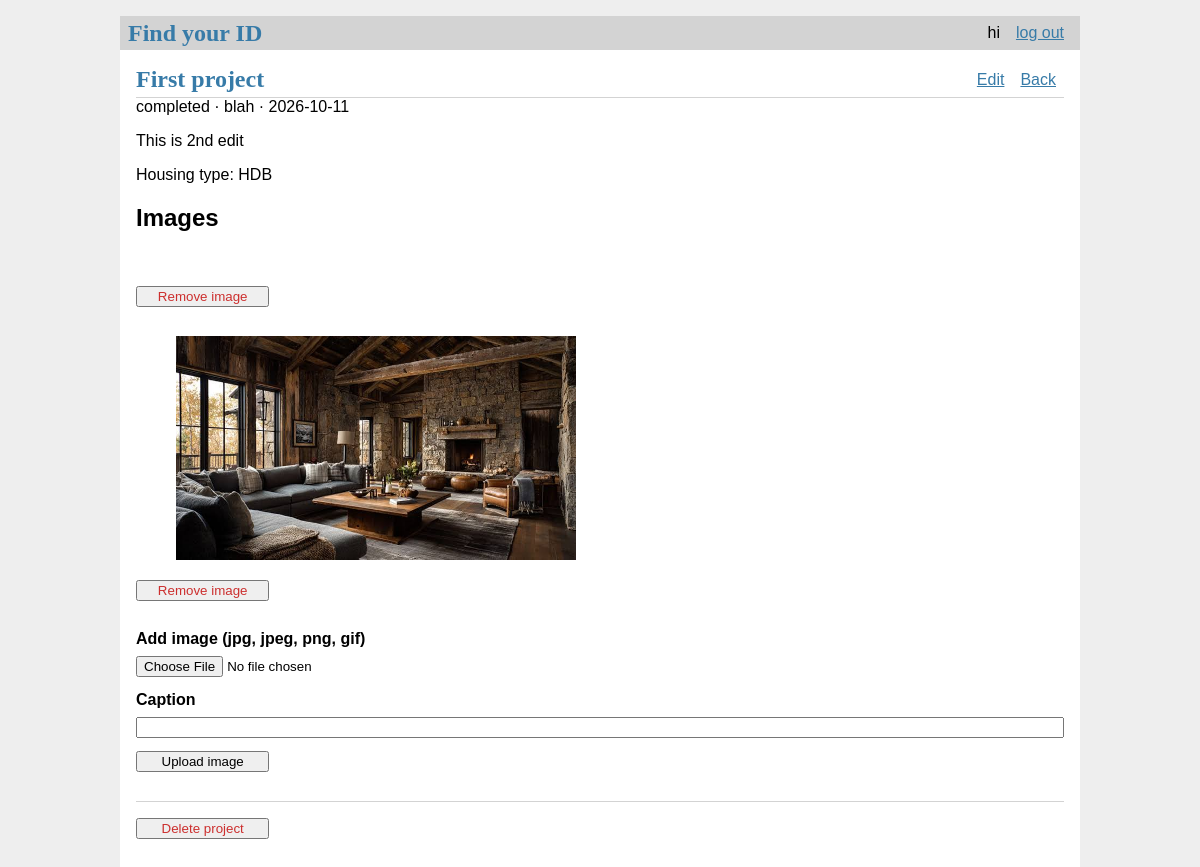
The page /portfolio/1 (signed in) on the database its author committed.
### tables this page shows
CREATE TABLE user(
    id integer primary key autoincrement,
    name text not null,
    password text not null,
    email text unique not null,
    phone text not null,                       -- text keeps leading zeros / +65
    Usertype text not null
        check (Usertype in ('designer', 'customer', 'platform')),
    created timestamp not null default current_timestamp
);

CREATE TABLE idp(
    id integer primary key autoincrement,
    designer_id integer not null,
    category_id integer,
    title text not null,
    houseType text not null, 
    description text,
    status text not null default 'completed'
        check (status in ('ongoing', 'completed')),
    created timestamp not null default current_timestamp,
    foreign key (designer_id) references designer (userID),
    foreign key (category_id) references category (id)
);

CREATE TABLE category(
    id integer primary key autoincrement,
    name text unique not null,
    active integer not null default 1
);

CREATE TABLE idp_media(
    mediaID integer primary key autoincrement,
    idp_id integer not null,
    link text not null,        -- random name on disk
    caption text,              -- (images)
    created timestamp not null default current_timestamp,
    foreign key (idp_id) references idp (id) on delete cascade
);

### myfirstapp/boundaries/designer.py (the view)
@bp.route('/portfolio/<int:idp_id>')
@login_required
@designer_required
def view_idp(idp_id):
    idp, images = controller().get_idp_with_media(idp_id, g.user['id'])
    return render_template('designer/idp_detail.html', idp=idp, images=images)

### myfirstapp/boundaries/auth.py (called while the page is built)
@bp.before_app_request
def load_logged_in_user():
    user_id = session.get('user_id')
    if user_id is None:
        g.user = None
    else:
        g.user = Users.get_info(user_id) #query to store data in g.user

def login_required(view):
    @functools.wraps(view)
    def wrapped_view(**kwargs):
        if g.user is None:
            return redirect(url_for('auth.login'))
        return view (**kwargs)
    return wrapped_view

### myfirstapp/boundaries/designer.py (called while the page is built)
def designer_required(view):
    @functools.wraps(view)
    def wrapped_view(**kwargs):
        if g.user['Usertype'] != 'designer':
            abort(403)
        return view(**kwargs)
    return wrapped_view

def controller():
    return PortfolioController(current_app.config['UPLOAD_FOLDER'])

### myfirstapp/controller/portfolio_controller.py (called while the page is built)
    def get_idp_with_media(self, idp_id, designer_id):
        idp = self._owned_idp(idp_id, designer_id)
        return (idp,
                IDPMedia.find_by_idp(idp_id))

    def _owned_idp(self, idp_id, designer_id):
        idp = IDP.find(idp_id)
        if idp is None:
            raise NotFoundError(f"IDP id {idp_id} doesn't exist.")
        if idp["designer_id"] != designer_id:
            raise PermissionDenied("You can only manage your own projects.")
        return idp

### myfirstapp/db.py (called while the page is built)
def get_db(): #called when app has been created and is handling a request
    if 'db' not in g:
        g.db = sqlite3.connect( #establishes connection to the file pointed by DATABASE in create_app in __init__.py
            current_app.config['DATABASE'],
            detect_types=sqlite3.PARSE_DECLTYPES
        )
        g.db.row_factory = sqlite3.Row #tells the connection to return rows that behave like dicts --> columns can be accessed by name
    return g.db

### myfirstapp/entities/idp.py (called while the page is built)
    @staticmethod
    def find(idp_id):
        return get_db().execute(
            'SELECT p.id, p.designer_id, p.houseType, p.category_id, p.title, p.description,'
            ' p.status, p.created, c.name AS category_name'
            ' FROM idp p LEFT JOIN category c ON p.category_id = c.id'
            ' WHERE p.id = ?',
            (idp_id,),
        ).fetchone()

### myfirstapp/entities/idp_media.py (called while the page is built)
    @staticmethod
    def find_by_idp(idp_id):
        sql = ('SELECT mediaID, idp_id, link, caption, created'
               ' FROM idp_media WHERE idp_id = ?')
        params = [idp_id]
        sql += ' ORDER BY mediaID'
        return get_db().execute(sql, params).fetchall()

### myfirstapp/entities/user.py (called while the page is built)
    @staticmethod
    def get_info(id):
        return get_db().execute('SELECT * FROM user WHERE id = ?', (id,)).fetchone()

### myfirstapp/templates/designer/idp_detail.html (shortened to what this page needs)
{% extends 'base.html' %}
{% block header %}
  <h1>{% block title %}{{ idp['title'] }}{% endblock %}</h1>
  <a class="action" href="{{ url_for('designer.edit_idp', idp_id=idp['id']) }}">Edit</a>
  <a class="action" href="{{ url_for('designer.portfolio') }}">Back</a>
{% endblock %}
{% block content %}
  <div class="about">
    {{ idp['status'] }}{% if idp['category_name'] %} &middot; {{ idp['category_name'] }}{% endif %}
    &middot; {{ (idp['created']|string)[:10] }}
  </div>
  <p class="desc">{{ idp['description'] }}</p>
  <p class="houseType"> Housing type: {{ idp['houseType'] }} </p>
  <h2>Images</h2>
  {% for item in images %}
    <article class="item">
      <figure>
        <img src="{{ url_for('static', filename='uploads/' + item['link']) }}"
             alt="{{ item['caption'] or '' }}" style="max-width:400px; height:auto;">
      </figure>
      <form method="post" action="{{ url_for('designer.remove_media', mediaID=item['mediaID']) }}"
            onsubmit="return confirm('Delete this image?');">
        <input class="danger" type="submit" value="Remove image">
      </form>
    </article>
  {% else %}
    <p>No images yet.</p>
  {% endfor %}
  <form method="post" enctype="multipart/form-data"
        action="{{ url_for('designer.upload_image', idp_id=idp['id']) }}">
    <label for="image">Add image (jpg, jpeg, png, gif)</label>
    <input type="file" name="file" id="image" accept=".jpg,.jpeg,.png,.gif" required>
    <label for="caption">Caption</label>
    <input type="text" name="caption" id="caption">
    <input type="submit" value="Upload image">
  </form>
  <hr>
  <form method="post" action="{{ url_for('designer.delete_idp', idp_id=idp['id']) }}"
        onsubmit="return confirm('Delete this project and all its images?');">
    <input class="danger" type="submit" value="Delete project">
  </form>
{% endblock %}

### myfirstapp/templates/base.html (shortened to what this page needs)
<!DOCTYPE html>
<link rel="stylesheet" href="{{url_for('static', filename='style.css')}}">
<nav>
    <h1>Find your ID</h1>
    <ul>
        {% if g.user %}
            <li><span>{{g.user['name']}}</span></li>
            <li><a href="{{url_for('auth.log_out_user')}}">log out</a></li>
        {% else %}
            <li><a href="{{url_for('auth.register')}}">register</a></li>
            <li><a href="{{url_for('auth.login')}}">log in</a></li>
        {% endif %}
    </ul>
</nav>
<section class="content">
    <header>
        {% block header %}{% endblock %}
    </header>
    {% block content %}{% endblock %}
</section>

### myfirstapp/static/style.css (style rules this page uses)
h1 { font-family: serif; color: #377ba8; margin: 1rem 0; }
a { color: #377ba8; }
hr { border: none; border-top: 1px solid lightgray; }
nav { background: lightgray; display: flex; align-items: center; padding: 0 0.5rem; }
nav h1 { flex: auto; margin: 0; }
nav ul { display: flex; list-style: none; margin: 0; padding: 0; }
nav ul li a, nav ul li span, header .action { display: block; padding: 0.5rem; }
.content { padding: 0 1rem 1rem; }
.content > header { border-bottom: 1px solid lightgray; display: flex; align-items: flex-end; }
.content > header h1 { flex: auto; margin: 1rem 0 0.25rem 0; }
.content:last-child { margin-bottom: 0; }
.content form { margin: 1em 0; display: flex; flex-direction: column; }
.content label { font-weight: bold; margin-bottom: 0.5em; }
.content input, .content textarea { margin-bottom: 1em; }
input.danger { color: #cc2f2e; }
input[type=submit] { align-self: start; min-width: 10em; }

### rows shown on the page
user: user.name "hi"
idp: title "First project", status "completed", created "2026-10-11", description "This is 2nd edit", houseType "HDB"
category: category_name "blah"
idp_media: link (picture)
